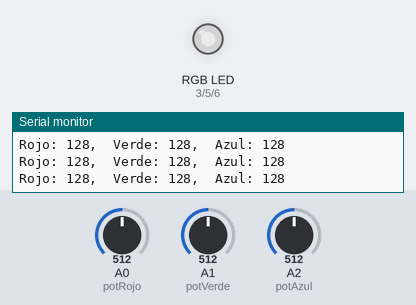
Simulated run of this sketch. Board: Arduino Uno, built with avr-gcc and run on an emulated ATmega328P. Parts: an RGB LED mixed from three pins (HIGH = lit), the last lines printed to the serial monitor. The test bench sets the inputs (shaded band); at power-on: A0 (potRojo) = 512, A1 (potVerde) = 512, A2 (potAzul) = 512. Dim RGB values are drawn brighter than linear.

Above: at 1.2 s.
1.3 s: A0 (potRojo) set to 716
At 2.2 s:
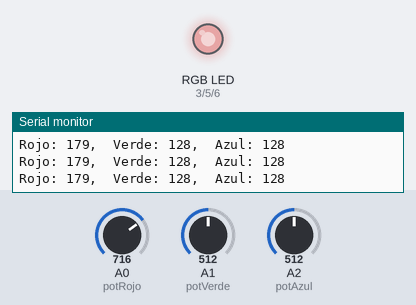
2.8 s: A1 (potVerde) set to 716
At 3.9 s:
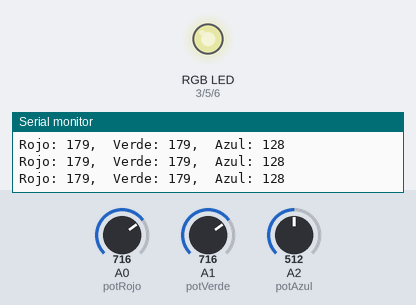
4.3 s: A2 (potAzul) set to 417
At 5.6 s:
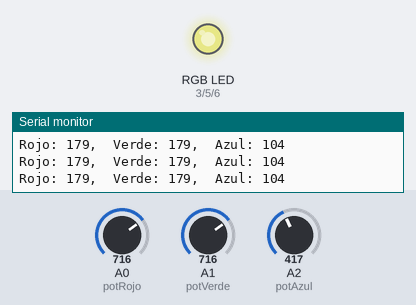
7.3 s: A2 (potAzul) set to 382
At 7.8 s:
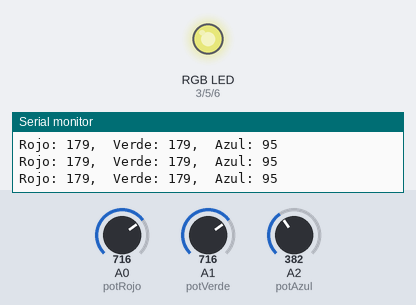
8.8 s: A0 (potRojo) set to 900
At 9.5 s:
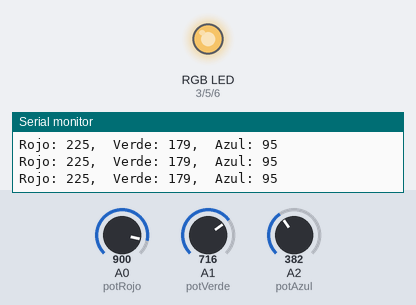
10.3 s: A1 (potVerde) set to 900
At 11.1 s:
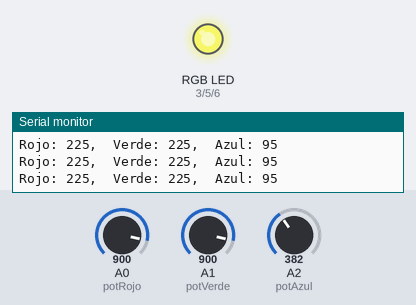
Timing chart, 0 to 12.8 s (numbered marks = the images above; inputs shaded):
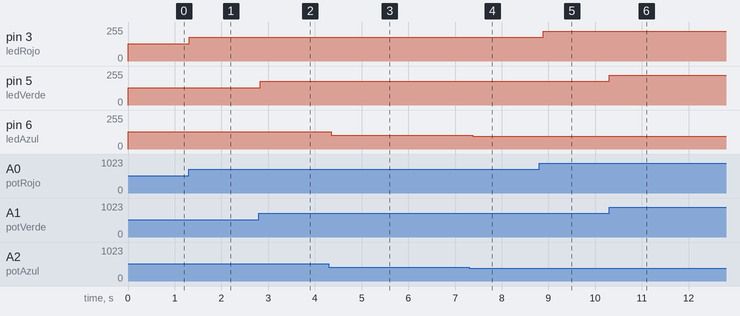

Measured:
- after the input at 1.3 s, pin 3 (ledRojo): 128/255 → 179/255 at once
- after the input at 2.8 s, pin 5 (ledVerde): 128/255 → 179/255 at once
- after the input at 4.3 s, pin 6 (ledAzul): 128/255 → 104/255 after 0.05 s
- after the input at 7.3 s, pin 6 (ledAzul): 104/255 → 95/255 after 0.08 s
- after the input at 8.8 s, pin 3 (ledRojo): 179/255 → 225/255 after 0.09 s
- after the input at 10.3 s, pin 5 (ledVerde): 179/255 → 225/255 at once

The sketch:

Led_RGB.ino
```cpp
const int ledRojo = 3;
const int ledVerde = 5;
const int ledAzul = 6;
const int potRojo = 0;
const int potVerde= 1;
const int potAzul = 2;
int rojo;
int verde;
int azul;

void setup() {
Serial.begin (9600);
pinMode (ledRojo,OUTPUT);
pinMode (ledVerde,OUTPUT);
pinMode (ledAzul,OUTPUT);
}
void loop() {
rojo= analogRead (potRojo) / 4;
verde= analogRead (potVerde) / 4;
azul= analogRead (potAzul) / 4;
analogWrite (ledRojo, rojo);
analogWrite (ledVerde, verde);
analogWrite (ledAzul, azul);
Serial.print("Rojo: ");
Serial.print(rojo);
Serial.print(",  ");
Serial.print("Verde: ");
Serial.print(verde);
Serial.print(",  ");
Serial.print("Azul: ");
Serial.println(azul);
delay(100);
}
```
